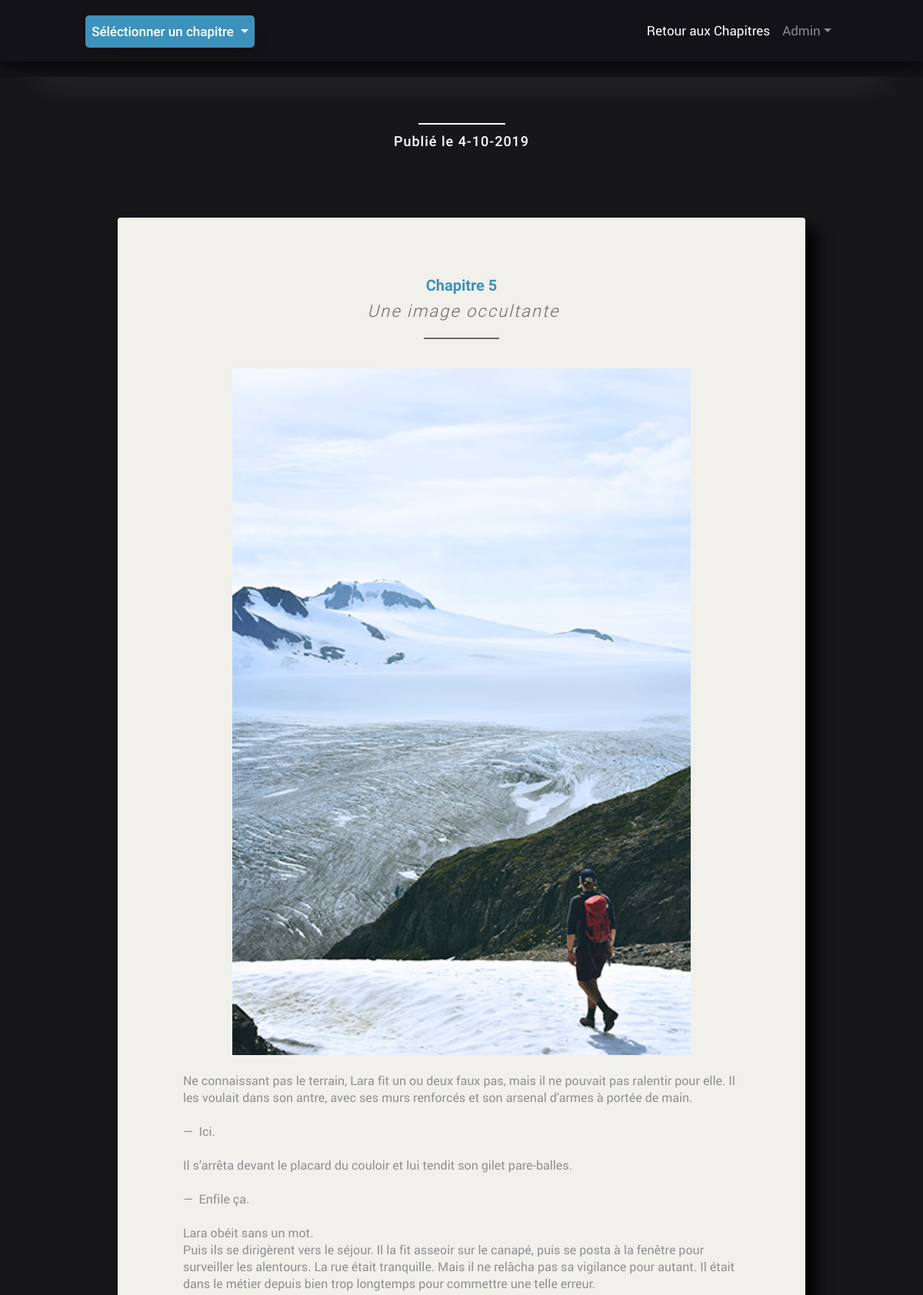
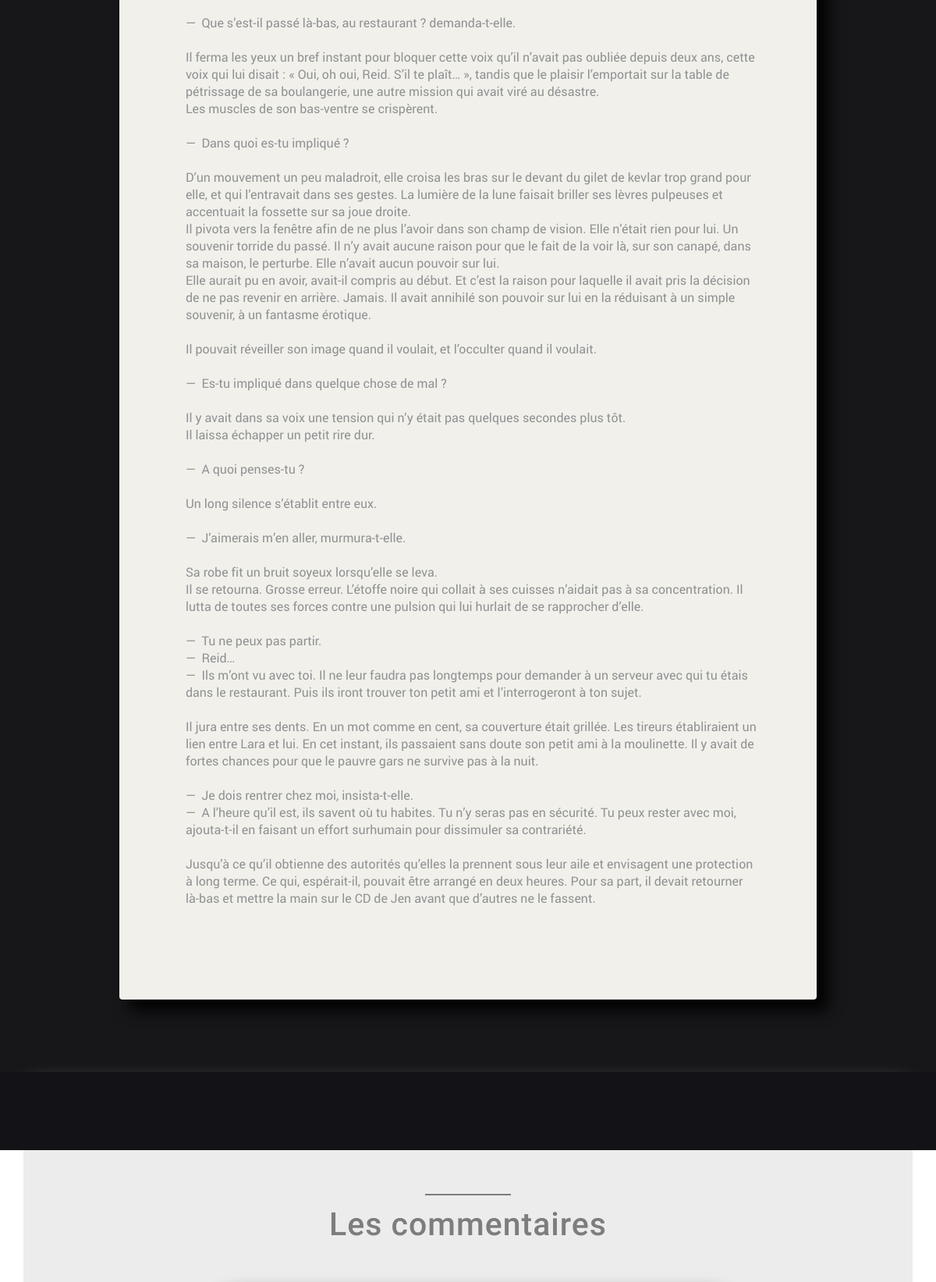
/index.php?action=Chapitre&idChapitre=5 (upper part), run on the app's committed database (2 pictures, top to bottom).
### tables this page shows
CREATE TABLE `chapitres` (
  `id_chapitre` int(11) NOT NULL,
  `numero` varchar(20) NOT NULL,
  `titre` varchar(255) NOT NULL,
  `date_creation` datetime NOT NULL,
  `date_publication` datetime NOT NULL DEFAULT CURRENT_TIMESTAMP,
  `statut` int(11) NOT NULL DEFAULT '0',
  `content_text` text NOT NULL,
  `img_name` text,
  `img_dest` text
);

### controller/ctrl-Frontend.php (called while the page is built, shortened)
<?php
require('model/ChapterManager.php');
	function viewChapter($idChapitre)
		{
		    $signal_com = null;
			$chapterManager = new ChapterManager();
		    $chapter = $chapterManager->getChapter($idChapitre);
			require 'view/frontend/chapitreView.php';
		}

### model/ChapterManager.php (called while the page is built, shortened)
<?php
class ChapterManager extends Manager
    {
        public function getChapter($idChapitre)
            {
                $db = $this->dbConnect();
                $chapter = $db->prepare('SELECT id_chapitre, numero, titre, content_text, img_dest, date_publication, DATE_FORMAT(date_publication, "%e-%m-%Y") AS date_publication_fra FROM chapitres WHERE id_chapitre = ? AND statut="1"');
                $chapter->execute(array($idChapitre));
                if ($chapter->rowCount() == 1)
                    return $chapter->fetch();
                else
                    throw new Exception("Aucun chapitre ne correspond à l'identifiant '$idChapitre'");
            }
    }

### view/frontend/chapitreView.php (the view, shortened to what this page needs)
    <div id="chapitresSelectorContenair" class="btn-group">
        <button id="chapitresSelector" type="button" class="btn btn-info dropdown-toggle" data-toggle="dropdown" aria-haspopup="true" aria-expanded="false">
            Séléctionner un chapitre
        </button>
    </div>
    <li class="nav-item active">
        <a class="nav-link" href="<?='index.php?action=Chapitres'?>">Retour aux Chapitres</a>
    </li>
    <section id="bio">
        <div id="bioContenair" class="container">
            <hr>
            <?php if ($signal_com): ?>
            <div id="commentSignalOk" class="container">
                <h2>Le commentaire que vous avez sélectionné a bien été signalé !</h2>
                <h6>L'auteur va l'analyser de plus près dans les plus bref délais.</h6>
                <a class="btn" href="<?='index.php?action=RetourChap&idChapitre=' .$chapter['id_chapitre']?>">Retour sur la page de votre chapitre</a>
            </div>
            <?php else: ?>
            <h5>Publié le <?php echo htmlspecialchars($chapter['date_publication_fra']); ?></h5>
            <div id="bioPart2" class="row">
                <div id="chapitre1" class="col-xs-12 col-lg-10">
                    <h4><?php echo htmlspecialchars($chapter['numero']); ?></h4>
                    <h6><?php echo htmlspecialchars($chapter['titre']); ?></h6>
                    <hr>
                    <?php
                        echo('<img style="width:80%" alt="..." src="' . $chapter["img_dest"] . '">');
                    ?>
                    <div class="chapContent">
                        <p>
                            <?php echo ($chapter['content_text']); ?>
                        </p>
                    </div>
                </div>
            </div>
        </div>
    </section>
    <section id="transition2"></section>
    <section id="lesCommentaires" class="container">
        <div id="commentairesContainer" class="container">
            <hr>
            <h2>Les commentaires</h2>
        </div>
    <?php endif; ?>
    </section>
<?php require('template.php'); ?>

### data on the page
chapitres: numero "Chapitre 5", titre "Une image occultante", img_dest (picture), content_text "Ne connaissant pas le terrain, Lara fit un ou deux faux pas, mais il ne pouvait pas ralentir pour elle. Il les voulait dans son antre, avec ses murs renforcés et son arsenal d’armes à portée de main. — Ici. Il s’arrêta devant le placard du couloir et lui tendit son gilet pare-balles. — Enfile ça. Lara obéit sans un mot. Puis ils se dirigèrent vers le séjour. Il la fit asseoir sur le canapé, puis se posta à la fenêtre pour surveiller les alentours. La rue était tranquille. Mais il ne relâcha pas sa vigilance pour autant. Il était dans le métier depuis bien trop longtemps pour commettre une telle erreur. — Que s’est‑il passé là-bas, au restaurant ? demanda-t‑elle. Il ferma les yeux un bref…"

### other printed values
$chapter['date_publication_fra'] "4-10-2019"
